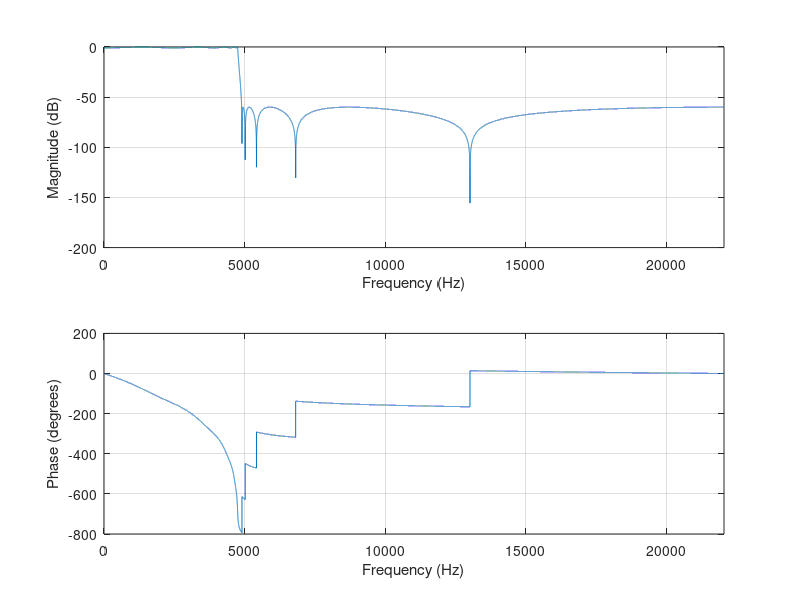

Write MATLAB code to recreate this figure.
%% Elliptic low pass filter design
clc
clear

%% Parameters
n = 10; % order of the filter
passband_ripple = 1;
stopband_attenuation = 60;
f = 4750; % cut-off frequency in Hz
fs = 44100; % sampling frequency in Hz

format longEng % display the full numbers

% get the filter coefficients
[B,A] = ellip(n,passband_ripple,stopband_attenuation,f/(0.5*fs),'low')


%% Plot the frequency response
figure
freqz(B,A,fs,fs)